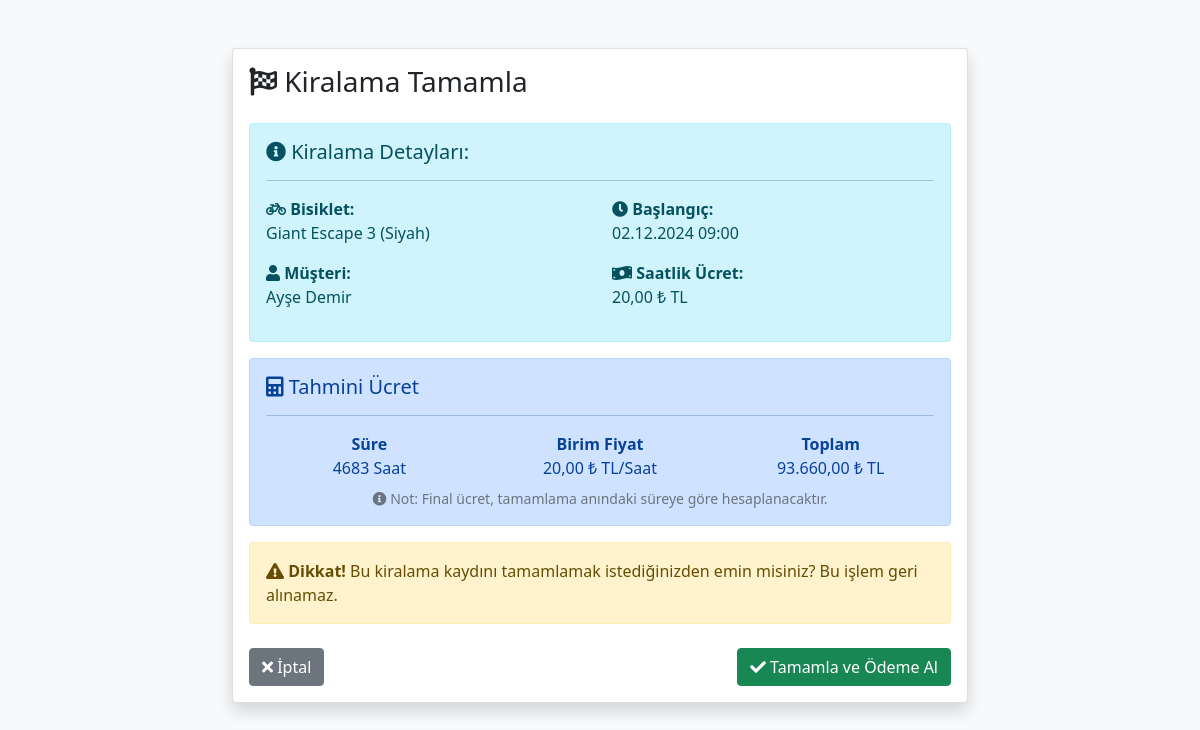
The page /complete_rental.php?id=2 (signed in) on the database its author committed.
### tables this page shows
CREATE TABLE IF NOT EXISTS bike_rentals (
    id INT UNSIGNED AUTO_INCREMENT PRIMARY KEY,
    user_id INT UNSIGNED NOT NULL,
    bike_brand VARCHAR(50) NOT NULL,
    bike_model VARCHAR(50) NOT NULL,
    bike_color VARCHAR(30) NOT NULL DEFAULT 'Belirtilmemiş',
    price_per_hour DECIMAL(10,2) UNSIGNED NOT NULL,
    customer_name VARCHAR(100) NOT NULL,
    customer_phone VARCHAR(20) NOT NULL,
    customer_email VARCHAR(100) NULL,
    customer_id_number VARCHAR(20) NOT NULL,
    start_date DATETIME NOT NULL,
    end_date DATETIME NULL,
    status ENUM('active', 'completed', 'cancelled') DEFAULT 'active',
    total_cost DECIMAL(10,2) UNSIGNED DEFAULT 0.00,
    notes TEXT NULL,
    created_at TIMESTAMP DEFAULT CURRENT_TIMESTAMP,
    updated_at TIMESTAMP DEFAULT CURRENT_TIMESTAMP ON UPDATE CURRENT_TIMESTAMP,
    FOREIGN KEY (user_id) REFERENCES users(id) ON DELETE RESTRICT,
    INDEX idx_user_id (user_id),
    INDEX idx_status (status),
    INDEX idx_start_date (start_date),
    INDEX idx_customer_name (customer_name),
    INDEX idx_customer_id (customer_id_number)
);

### BikeRental.php (called while the page is built, shortened)
<?php
class BikeRental {
    private $conn;
    private $table_name = "bike_rentals";
    public function __construct($db) {
        $this->conn = $db;
    }
    public function getById($id) {
        try {
            $check_query = "SELECT COUNT(*) FROM " . $this->table_name . " WHERE id = :id";
            $check_stmt = $this->conn->prepare($check_query);
            $check_stmt->bindValue(':id', $id, PDO::PARAM_INT);
            $check_stmt->execute();
            $query = "SELECT * FROM " . $this->table_name . " WHERE id = :id LIMIT 1";
            $stmt = $this->conn->prepare($query);
            $stmt->bindValue(':id', $id, PDO::PARAM_INT);
            if (!$stmt->execute()) {
                $this->error_message = "Sorgu çalıştırılamadı";
                error_log("BikeRental Error - Query execution failed: " . print_r($stmt->errorInfo(), true));
                return false;
            }
            $result = $stmt->fetch(PDO::FETCH_ASSOC);
            return $result;
        } catch (PDOException $e) {
            $this->error_message = "Veritabanı hatası: " . $e->getMessage();
            error_log("BikeRental Error - PDO Exception in getById: " . $e->getMessage());
            return false;
        }
    }
}
?>

### functions.php (called while the page is built, shortened)
<?php
function formatDate($date, $format = 'd.m.Y H:i') {
    try {
        return date($format, strtotime($date));
    } catch (Exception $e) {
        error_log("Tarih formatlama hatası: " . $e->getMessage());
        return '';
    }
}
function formatPrice($price) {
    return number_format($price, 2, ',', '.') . ' ₺';
}
function e($str) {
    return htmlspecialchars($str, ENT_QUOTES, 'UTF-8');
}

### complete_rental.php (the view, shortened to what this page needs)
<?php
include_once 'functions.php';
include_once 'BikeRental.php';
$error = '';
$rental_data = null;
$total_cost = 0;
$hours = 0;
$estimated_cost = 0;
try {
    $rental_id = filter_var($_GET['id'], FILTER_VALIDATE_INT);
    $database = new Database();
    $db = $database->getConnection();
    $rental = new BikeRental($db);
    $rental_data = $rental->getById($rental_id);
    $start_time = strtotime($rental_data['start_date']);
    $current_time = time();
    if ($current_time < $start_time) {
        $hours_until_start = ($start_time - $current_time) / 3600;
        if ($hours_until_start <= 1) {
            $hours = 1;
            $total_cost = floatval($rental_data['price_per_hour']);
            $early_warning = true;
        } else {
            throw new Exception('Kiralama başlangıcına ' . ceil($hours_until_start) . ' saat var, henüz tamamlanamaz!');
        }
    } else {
        $diff_seconds = $current_time - $start_time;
        $minutes = $diff_seconds / 60;
        if ($minutes < 15) {
            $hours = 0.25;
        } elseif ($minutes < 30) {
            $hours = 0.5;
        } elseif ($minutes < 45) {
            $hours = 0.75;
        } else {
            $hours = ceil($diff_seconds / 3600);
        }
        $total_cost = max(floatval($rental_data['price_per_hour']),
                         $hours * floatval($rental_data['price_per_hour']));
    }
    $estimated_cost = $total_cost;
} catch (Exception $e) {
    error_log("Complete Rental Error: " . $e->getMessage() . " | Trace: " . $e->getTraceAsString());
    $error = $e->getMessage();
}
?>
<!DOCTYPE html>
<html lang="tr">
<head>
    <link href="https://cdn.jsdelivr.net/npm/bootstrap@5.1.3/dist/css/bootstrap.min.css" rel="stylesheet">
    <link href="https://cdnjs.cloudflare.com/ajax/libs/font-awesome/5.15.4/css/all.min.css" rel="stylesheet">
</head>
<body class="bg-light">
    <div class="container py-5">
        <div class="row justify-content-center">
            <div class="col-md-8">
                <div class="card shadow">
                    <div class="card-body">
                        <h3 class="card-title mb-4">
                            <i class="fas fa-flag-checkered"></i>
                            Kiralama Tamamla
                        </h3>
                        <?php if ($error): ?>
                            <div class="alert alert-danger">
                                <i class="fas fa-exclamation-circle"></i>
                                <?php echo e($error); ?>
                            </div>
                            <div class="text-center mt-4">
                                <a href="list_rentals.php" class="btn btn-secondary">
                                    <i class="fas fa-arrow-left"></i> Listeye Dön
                                </a>
                            </div>
                        <?php else: ?>
                            <div class="alert alert-info">
                                <h5><i class="fas fa-info-circle"></i> Kiralama Detayları:</h5>
                                <hr>
                                <div class="row">
                                    <div class="col-md-6">
                                        <p><strong><i class="fas fa-bicycle"></i> Bisiklet:</strong><br>
                                        <?php echo e($rental_data['bike_brand']); ?> <?php echo e($rental_data['bike_model']); ?> (<?php echo e($rental_data['bike_color']); ?>)</p>
                                        <p><strong><i class="fas fa-user"></i> Müşteri:</strong><br>
                                        <?php echo e($rental_data['customer_name']); ?></p>
                                    </div>
                                    <div class="col-md-6">
                                        <p><strong><i class="fas fa-clock"></i> Başlangıç:</strong><br>
                                        <?php echo formatDate($rental_data['start_date']); ?></p>
                                        <p><strong><i class="fas fa-money-bill-wave"></i> Saatlik Ücret:</strong><br>
                                        <?php echo formatPrice($rental_data['price_per_hour']); ?> TL</p>
                                    </div>
                                </div>
                            </div>
                            <div class="alert alert-primary">
                                <h5><i class="fas fa-calculator"></i> Tahmini Ücret</h5>
                                <hr>
                                <div class="row text-center">
                                    <div class="col-md-4">
                                        <strong>Süre</strong><br>
                                        <?php echo $hours; ?> Saat
                                    </div>
                                    <div class="col-md-4">
                                        <strong>Birim Fiyat</strong><br>
                                        <?php echo formatPrice($rental_data['price_per_hour']); ?> TL/Saat
                                    </div>
                                    <div class="col-md-4">
                                        <strong>Toplam</strong><br>
                                        <?php echo formatPrice($estimated_cost); ?> TL
                                    </div>
                                </div>
                                <div class="mt-2 small text-muted text-center">
                                    <i class="fas fa-info-circle"></i>
                                    Not: Final ücret, tamamlama anındaki süreye göre hesaplanacaktır.
                                </div>
                            </div>
                            <div class="alert alert-warning">
                                <i class="fas fa-exclamation-triangle"></i>
                                <strong>Dikkat!</strong> Bu kiralama kaydını tamamlamak istediğinizden emin misiniz?
                                Bu işlem geri alınamaz.
                            </div>
                            <form method="POST" class="mt-4">
                                <div class="d-flex justify-content-between">
                                    <a href="list_rentals.php" class="btn btn-secondary">
                                        <i class="fas fa-times"></i> İptal
                                    </a>
                                    <button type="submit" class="btn btn-success">
                                        <i class="fas fa-check"></i> Tamamla ve Ödeme Al
                                    </button>
                                </div>
                            </form>
                        <?php endif; ?>
                    </div>
                </div>
            </div>
        </div>
    </div>
</body>
</html>

### rows shown on the page
bike_rentals: bike_brand "Giant", bike_model "Escape 3", bike_color "Siyah", customer_name "Ayşe Demir", start_date "02.12.2024 09:00", price_per_hour "20,00 ₺", start_date "4683", formatPrice($estimated_cost) "93.660,00 ₺"
